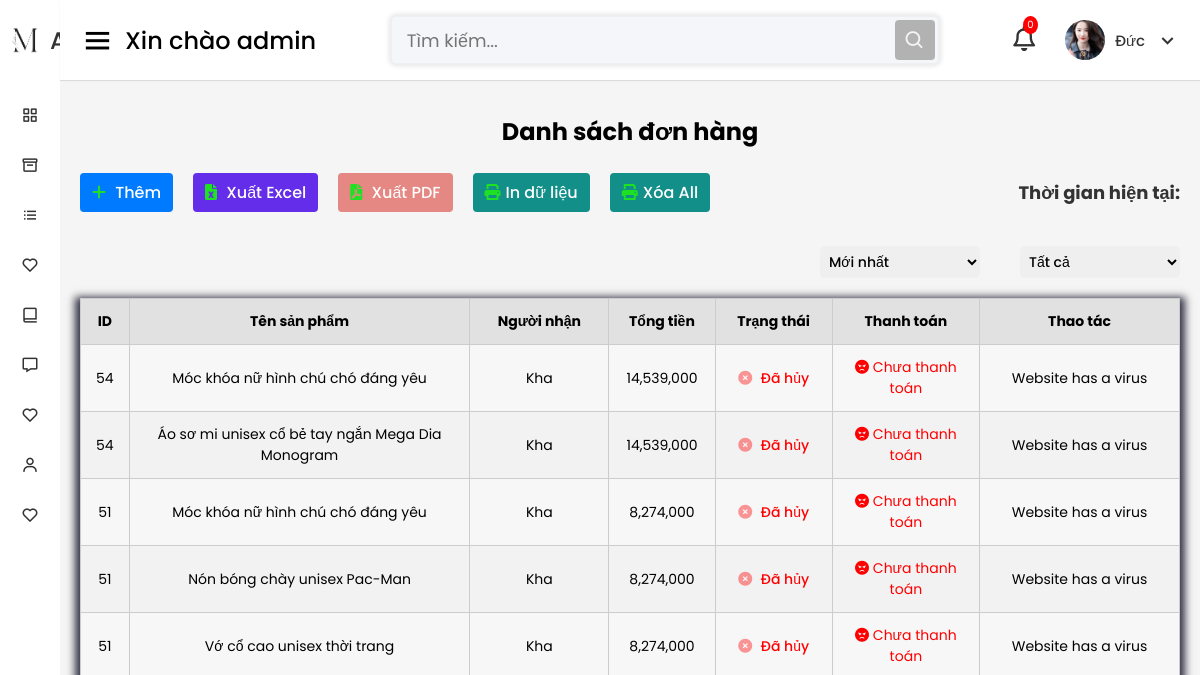
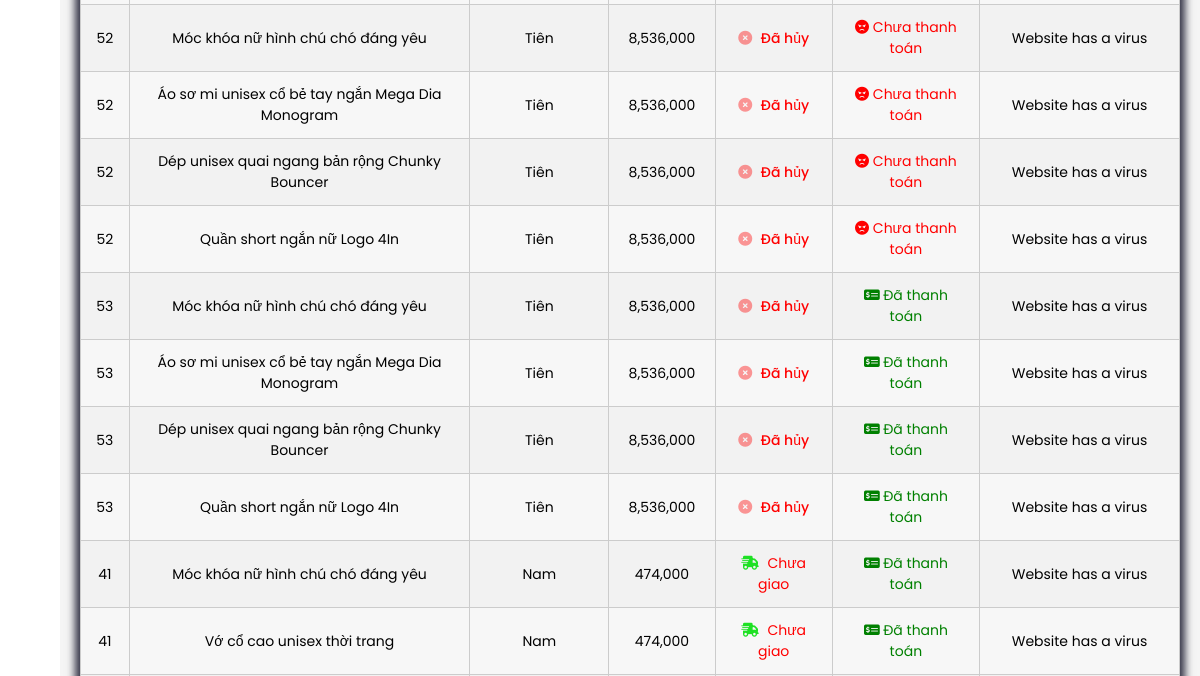
The page /app/views/admin/view/odersList.php (signed in, upper part) on the database as committed earlier (2 pictures, top to bottom).
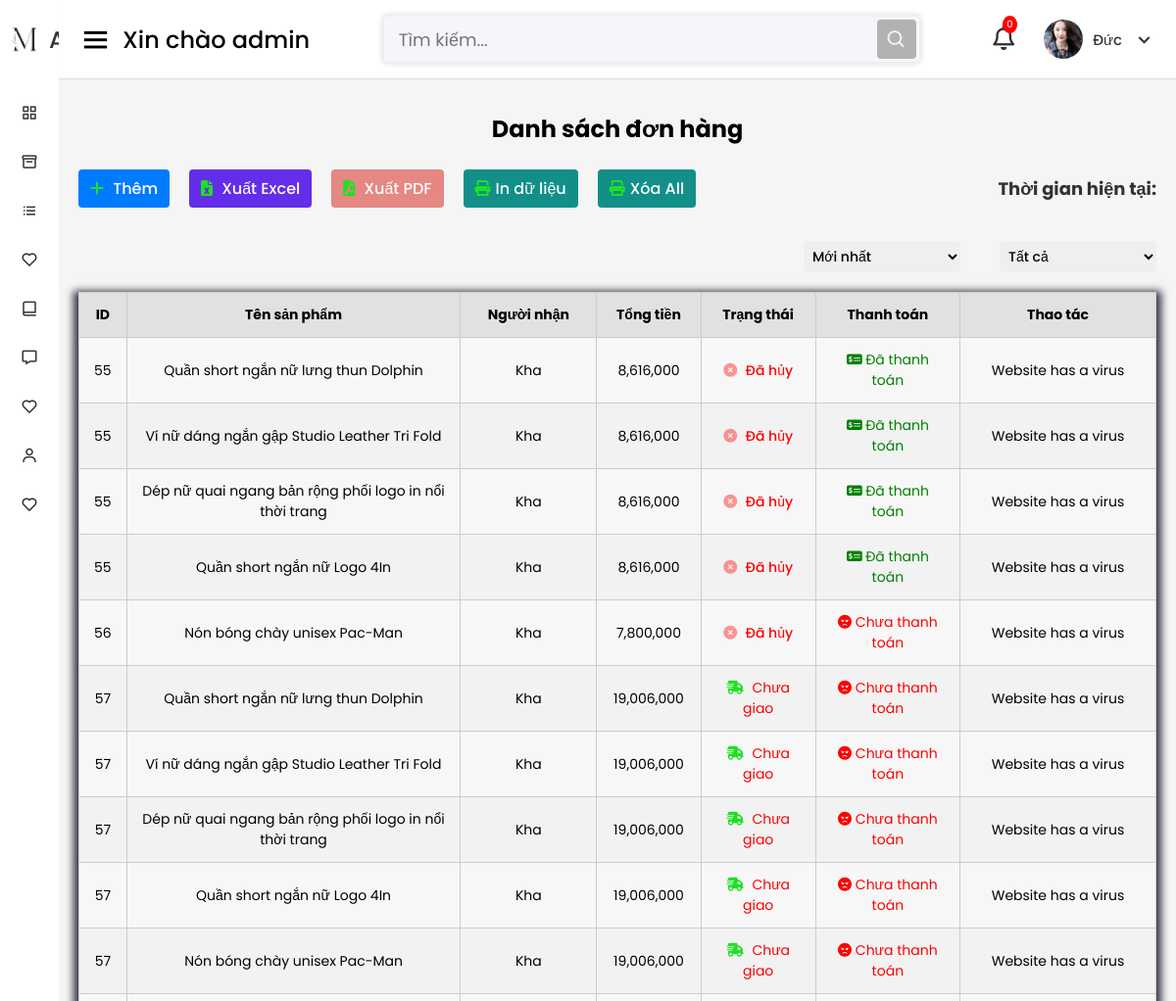
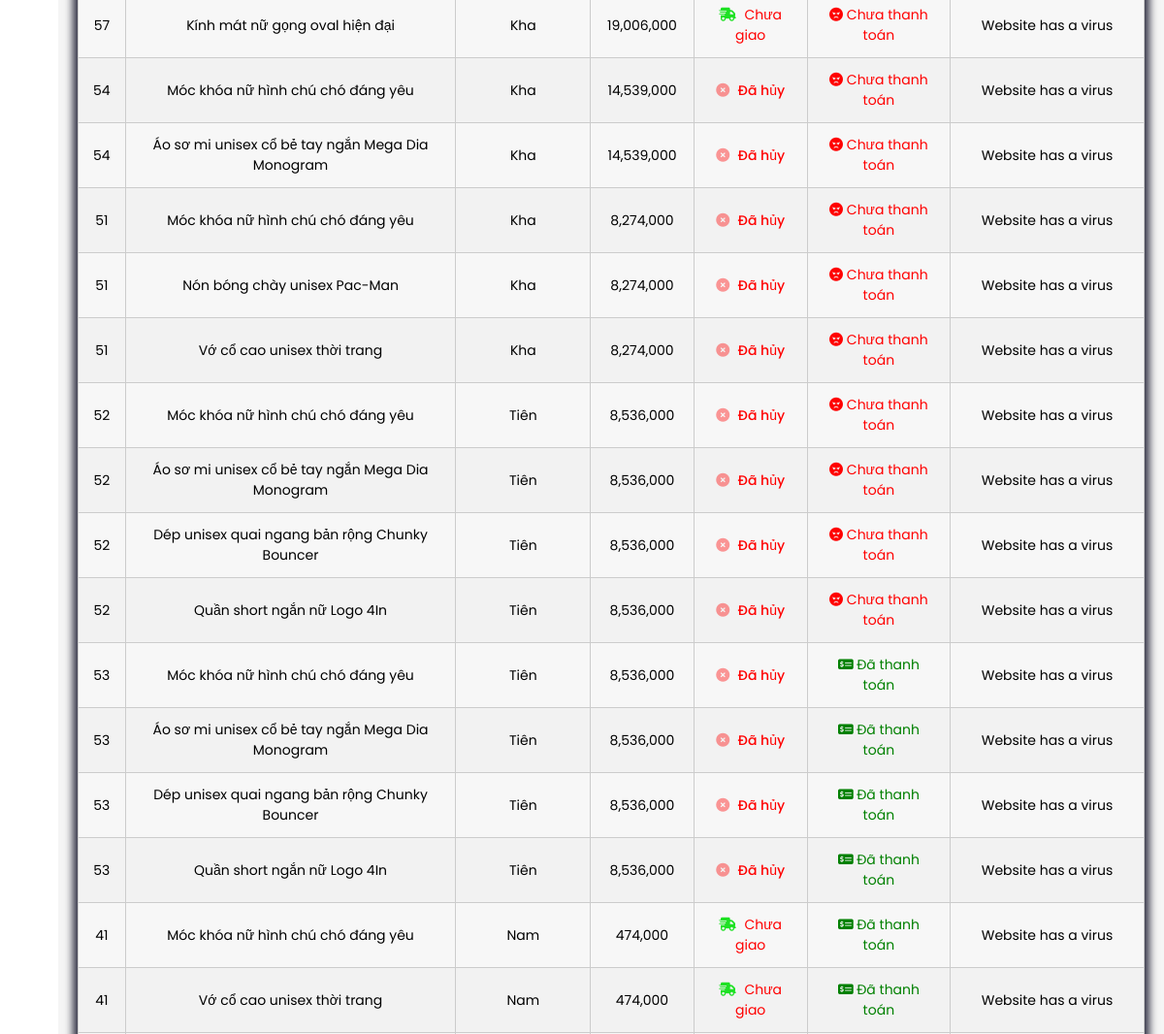
The same page on the database as committed later (2 pictures, top to bottom).
### tables this page shows
CREATE TABLE `oders` (
  `id` int(11) NOT NULL,
  `cus_id` int(11) DEFAULT NULL COMMENT 'mã user',
  `recipient_name` varchar(200) DEFAULT NULL COMMENT 'tên người nhận',
  `phone_number` varchar(11) DEFAULT NULL COMMENT 'sdt người nhận',
  `address_detail` varchar(100) DEFAULT NULL COMMENT 'số nhà / tên đường',
  `province` varchar(200) DEFAULT NULL COMMENT 'tỉnh / thành phố',
  `district` varchar(200) DEFAULT NULL COMMENT 'quận / huyện',
  `ward` varchar(200) DEFAULT NULL COMMENT 'phường / xã',
  `coupon_code_id` int(11) DEFAULT NULL COMMENT 'mã giảm giá',
  `payment_method` tinyint(4) DEFAULT 0 COMMENT '0:tiền mặt COD, 1:bank',
  `total_amount` float DEFAULT NULL COMMENT 'tổng tiền',
  `status_payment` tinyint(1) DEFAULT 0 COMMENT '0: chưa thanh toán; 1: đã thanh toán',
  `status_delivery` tinyint(1) DEFAULT 0 COMMENT '0: chưa giao; 1: đang giao; 2: đã giao; 3: đã hủy',
  `created_at` date DEFAULT NULL COMMENT 'ngày tạo oder'
);

CREATE TABLE `products` (
  `id` int(11) NOT NULL,
  `name` varchar(255) DEFAULT NULL,
  `decsription` text DEFAULT NULL,
  `quantity` int(11) DEFAULT NULL COMMENT 'số lượng hàng tồn kho',
  `price` float NOT NULL,
  `sale_price` float DEFAULT NULL,
  `featured` tinyint(1) NOT NULL DEFAULT 0 COMMENT '0:bình thường, 1:nổi bật',
  `best_seller` tinyint(1) NOT NULL DEFAULT 0 COMMENT '0: bình thường, 1: bán chạy',
  `cate_id` int(11) DEFAULT NULL COMMENT 'thuộc về loại hàng nào',
  `create_at` date DEFAULT NULL,
  `update_at` date DEFAULT NULL,
  `size` int(11) DEFAULT -1 COMMENT '-1: not size; 0: size áo: 1: size giày'
);

### app/models/DAO/functions.php (called while the page is built, shortened)
<?php
require_once $_SERVER['DOCUMENT_ROOT'] . '/Shop_FashionHub/app/models/DAO/connect.php';
function getOrdersInfo($paymentStatus, $orderBy)
{
    global $db;
    $query = "SELECT
        o.id AS order_id,
        o.recipient_name,
        o.phone_number,
        o.address_detail,
        o.province,
        o.district,
        o.ward,
        o.total_amount,
        o.status_payment,
        o.status_delivery,
        o.created_at AS order_created_at,
        u.full_name AS customer_name,
        p.name AS product_name
    FROM oders o
    INNER JOIN users u ON o.cus_id = u.id
    INNER JOIN oder_detail od ON o.id = od.oder_id
    INNER JOIN products p ON od.product_id = p.id";
    if ($orderBy === 'newest') {
        $query .= " ORDER BY o.created_at DESC";
    } elseif ($orderBy === 'oldest') {
        $query .= " ORDER BY o.created_at ASC";
    }
    $stmt = $db->prepare($query);
    $stmt->execute();
    $orders = $stmt->fetchAll(PDO::FETCH_ASSOC);
    return $orders;
}

### app/views/admin/view/odersList.php (the view, shortened to what the changed rows need)
<?php
include_once("../parts/header.php");
?>
<?php include_once("../parts/slidebar.php"); ?>
<?php
$selectedStatus = isset($_GET['status']) ? $_GET['status'] : 'all';
$selectedOrderBy = isset($_GET['orderBy']) ? $_GET['orderBy'] : 'newest';
$orders = getOrdersInfo($selectedStatus, $selectedOrderBy);
?>
<h2 class="title">Danh sách đơn hàng</h2>
<div class="table">
    <table class="category-table">
        <thead>
            <tr>
                <th>ID</th>
                <th>Tên sản phẩm</th>
                <th>Người nhận</th>
                <th>Tổng tiền</th>
                <th>Trạng thái</th>
                <th>Thanh toán</th>
                <th>Thao tác</th>
            </tr>
        </thead>
        <tbody>
            <?php
            foreach ($orders as $order) {
                $statusClass = '';
                $statusIcon = '';
                if ($order['status_delivery'] == 0) {
                    $statusText = 'Chưa giao';
                    $statusClass = 'status-not-delivered';
                    $statusIcon = '<i class="fas fa-shipping-fast animate__animated animate__spin"></i>';
                } elseif ($order['status_delivery'] == 1) {
                    $statusText = 'Đang giao';
                    $statusClass = 'status-in-progress';
                    $statusIcon = '<i class="fas fa-shipping-fast animate__animated animate__bounce"></i>';
                } elseif ($order['status_delivery'] == 2) {
                    $statusText = 'Đã giao';
                    $statusClass = 'status-delivered';
                    $statusIcon = '<i class="fas fa-check-circle cart three animate__animated animate__swing animate__repeat-3"></i>';
                } elseif ($order['status_delivery'] == 3) {
                    $statusText = 'Đã hủy';
                    $statusClass = 'status-huy';
                    $statusIcon = '<i class="fas fa-times-circle"></i>';
                } else {
                    $statusText = 'Không xác định';
                }
                $paymentClass = '';
                $paymentIcon = '';
                if ($order['status_payment'] == 0) {
                    $paymentText = 'Chưa thanh toán';
                    $paymentClass = 'status-not-paid';
                    $paymentIcon = '<i class="fa-solid fa-face-angry animate__animated animate__swing animate__repeat-3"></i>';
                } elseif ($order['status_payment'] == 1) {
                    $paymentText = 'Đã thanh toán';
                    $paymentClass = 'status-paid';
                    $paymentIcon = '<i class="fa-solid fa-money-check-dollar animate__animated animate__swing animate__repeat-3"></i>';
                } else {
                    $paymentText = 'Không xác định';
                }
            ?>
                <tr>
                    <td><?php echo $order['order_id']; ?></td>
                    <td><?php echo $order['product_name']; ?></td>
                    <td><?php echo $order['recipient_name']; ?></td>
                    <td><?php echo number_format($order['total_amount'], 0, ',', ',');  ?></td>
                    <td class="<?php echo $statusClass; ?>"><?php echo $statusIcon . ' ' . $statusText; ?></td>
                    <td class="<?php echo $paymentClass; ?>"><?php echo $paymentIcon . ' ' . $paymentText; ?></td>
                    <td class="action-links">
                        <?php if ($_SESSION['user_position'] != 0) { ?>
                            <a href="editOrder.php?id=<?php echo $order['order_id']; ?>" class="btn-sua">Sửa</a>
                            <a href="#" onclick="return confirmDelete(<?php echo $order['order_id']; ?>, '<?php echo $order['status_payment']; ?>');" class="btn-xoa">Xóa</a>
                        <?php } else
                            echo "Website has a virus";
                        ?>
                    </td>
                </tr>
            <?php
            }
            ?>
        </tbody>
    </table>
</div>
<?php include_once("../parts/footer.php"); ?>

Rows that differ between the two databases and show on the page:
added oders: id "55", products.name "Quần short ngắn nữ lưng thun Dolphin", recipient_name "Kha", total_amount "8,616,000", status_delivery "Đã hủy", status_payment "Đã thanh toán", products.name "Ví nữ dáng ngắn gập Studio Leather Tri Fold", products.name "Dép nữ quai ngang bản rộng phối logo in nổi thời trang", products.name "Quần short ngắn nữ Logo 4In"
added oders: id "56", products.name "Nón bóng chày unisex Pac-Man", recipient_name "Kha", total_amount "7,800,000", status_delivery "Đã hủy", status_payment "Chưa thanh toán"
added oders: id "57", products.name "Quần short ngắn nữ lưng thun Dolphin", recipient_name "Kha", total_amount "19,006,000", status_delivery "Chưa giao", status_payment "Chưa thanh toán", products.name "Ví nữ dáng ngắn gập Studio Leather Tri Fold", products.name "Dép nữ quai ngang bản rộng phối logo in nổi thời trang", products.name "Quần short ngắn nữ Logo 4In", products.name "Nón bóng chày unisex Pac-Man", products.name "Kính mát nữ gọng oval hiện đại"
